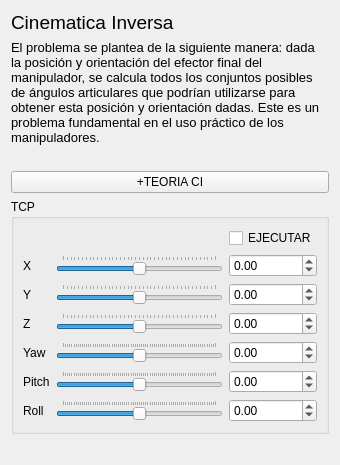
            <widget class="QWidget" name="tab_3">
             <attribute name="title">
              <string>CINEMATICA INVERSA</string>
             </attribute>
             <layout class="QGridLayout" name="gridLayout_16">
              <item row="2" column="0">
               <spacer name="horizontalSpacer_4">
                <property name="orientation">
                 <enum>Qt::Horizontal</enum>
                </property>
                <property name="sizeHint" stdset="0">
                 <size>
                  <width>40</width>
                  <height>20</height>
                 </size>
                </property>
               </spacer>
              </item>
              <item row="0" column="0">
               <layout class="QGridLayout" name="gridLayout">
                <item row="0" column="0">
                 <widget class="QLabel" name="label_8">
                  <property name="font">
                   <font>
                    <pointsize>14</pointsize>
                    <weight>50</weight>
                    <bold>false</bold>
                   </font>
                  </property>
                  <property name="text">
                   <string>Cinematica Inversa</string>
                  </property>
                 </widget>
                </item>
                <item row="1" column="0">
                 <widget class="QLabel" name="label_9">
                  <property name="font">
                   <font>
                    <pointsize>10</pointsize>
                    <weight>50</weight>
                    <bold>false</bold>
                   </font>
                  </property>
                  <property name="text">
                   <string>El problema se plantea de la siguiente manera: dada la posición y orientación del efector final del manipulador, se calcula todos los conjuntos posibles de ángulos articulares que podrían utilizarse para obtener esta posición y orientación dadas. Este es un problema fundamental en el uso práctico de los manipuladores. </string>
                  </property>
                  <property name="wordWrap">
                   <bool>true</bool>
                  </property>
                 </widget>
                </item>
                <item row="3" column="0">
                 <widget class="QPushButton" name="pushButton_2">
                  <property name="text">
                   <string>+TEORIA CI</string>
                  </property>
                 </widget>
                </item>
                <item row="2" column="0">
                 <spacer name="horizontalSpacer_3">
                  <property name="orientation">
                   <enum>Qt::Horizontal</enum>
                  </property>
                  <property name="sizeHint" stdset="0">
                   <size>
                    <width>40</width>
                    <height>20</height>
                   </size>
                  </property>
                 </spacer>
                </item>
               </layout>
              </item>
              <item row="1" column="0">
               <layout class="QGridLayout" name="gridLayout_15">
                <item row="0" column="0">
                 <widget class="QGroupBox" name="groupBox">
                  <property name="title">
                   <string>TCP</string>
                  </property>
                  <layout class="QGridLayout" name="gridLayout_14">
                   <item row="0" column="2">
                    <widget class="QCheckBox" name="checkBox">
                     <property name="text">
                      <string>EJECUTAR</string>
                     </property>
                    </widget>
                   </item>
                   <item row="1" column="0">
                    <widget class="QLabel" name="label_2">
                     <property name="text">
                      <string>X</string>
                     </property>
                    </widget>
                   </item>
                   <item row="1" column="1">
                    <widget class="QSlider" name="xSlider">
                     <property name="minimum">
                      <number>-100</number>
                     </property>
                     <property name="maximum">
                      <number>100</number>
                     </property>
                     <property name="singleStep">
                      <number>10</number>
                     </property>
                     <property name="orientation">
                      <enum>Qt::Horizontal</enum>
                     </property>
                     <property name="tickPosition">
                      <enum>QSlider::TicksAbove</enum>
                     </property>
                     <property name="tickInterval">
                      <number>5</number>
                     </property>
                    </widget>
                   </item>
                   <item row="1" column="2">
                    <widget class="QDoubleSpinBox" name="xBox">
                     <property name="minimumSize">
                      <size>
                       <width>80</width>
                       <height>0</height>
                      </size>
                     </property>
                     <property name="decimals">
                      <number>2</number>
                     </property>
                     <property name="minimum">
                      <double>-100.000000000000000</double>
                     </property>
                     <property name="maximum">
                      <double>100.000000000000000</double>
                     </property>
                     <property name="singleStep">
                      <double>1.000000000000000</double>
                     </property>
                    </widget>
                   </item>
                   <item row="2" column="0">
                    <widget class="QLabel" name="label_4">
                     <property name="text">
                      <string>Y</string>
                     </property>
                    </widget>
                   </item>
                   <item row="2" column="1">
                    <widget class="QSlider" name="ySlider">
                     <property name="minimum">
                      <number>-100</number>
                     </property>
                     <property name="maximum">
                      <number>100</number>
                     </property>
                     <property name="singleStep">
                      <number>10</number>
                     </property>
                     <property name="orientation">
                      <enum>Qt::Horizontal</enum>
                     </property>
                     <property name="tickPosition">
                      <enum>QSlider::TicksAbove</enum>
                     </property>
                     <property name="tickInterval">
                      <number>5</number>
                     </property>
                    </widget>
                   </item>
                   <item row="2" column="2">
                    <widget class="QDoubleSpinBox" name="yBox">
                     <property name="minimumSize">
                      <size>
                       <width>80</width>
                       <height>0</height>
                      </size>
                     </property>
                     <property name="decimals">
                      <number>2</number>
                     </property>
                     <property name="minimum">
                      <double>-100.000000000000000</double>
                     </property>
                     <property name="maximum">
                      <double>100.000000000000000</double>
                     </property>
                     <property name="singleStep">
                      <double>1.000000000000000</double>
                     </property>
                    </widget>
                   </item>
                   <item row="3" column="0">
                    <widget class="QLabel" name="label_19">
                     <property name="text">
                      <string>Z</string>
                     </property>
                    </widget>
                   </item>
                   <item row="3" column="1">
                    <widget class="QSlider" name="zSlider">
                     <property name="minimum">
                      <number>-100</number>
                     </property>
                     <property name="maximum">
                      <number>100</number>
                     </property>
                     <property name="singleStep">
                      <number>10</number>
                     </property>
                     <property name="orientation">
                      <enum>Qt::Horizontal</enum>
                     </property>
                     <property name="invertedAppearance">
                      <bool>false</bool>
                     </property>
                     <property name="tickPosition">
                      <enum>QSlider::TicksAbove</enum>
                     </property>
                     <property name="tickInterval">
                      <number>5</number>
                     </property>
                    </widget>
                   </item>
                   <item row="3" column="2">
                    <widget class="QDoubleSpinBox" name="zBox">
                     <property name="minimumSize">
                      <size>
                       <width>80</width>
                       <height>0</height>
                      </size>
                     </property>
                     <property name="decimals">
                      <number>2</number>
                     </property>
                     <property name="minimum">
                      <double>-100.000000000000000</double>
                     </property>
                     <property name="maximum">
                      <double>100.000000000000000</double>
                     </property>
                     <property name="singleStep">
                      <double>1.000000000000000</double>
                     </property>
                    </widget>
                   </item>
                   <item row="4" column="0">
                    <widget class="QLabel" name="label_16">
                     <property name="text">
                      <string>Yaw</string>
                     </property>
                    </widget>
                   </item>
                   <item row="4" column="1">
                    <widget class="QSlider" name="yawSlider">
                     <property name="minimum">
                      <number>-180</number>
                     </property>
                     <property name="maximum">
                      <number>180</number>
                     </property>
                     <property name="singleStep">
                      <number>5</number>
                     </property>
                     <property name="pageStep">
                      <number>5</number>
                     </property>
                     <property name="orientation">
                      <enum>Qt::Horizontal</enum>
                     </property>
                     <property name="tickPosition">
                      <enum>QSlider::TicksAbove</enum>
                     </property>
                     <property name="tickInterval">
                      <number>5</number>
                     </property>
                    </widget>
                   </item>
                   <item row="4" column="2">
                    <widget class="QDoubleSpinBox" name="yawBox">
                     <property name="minimumSize">
                      <size>
                       <width>80</width>
                       <height>0</height>
                      </size>
                     </property>
                     <property name="decimals">
                      <number>2</number>
                     </property>
                     <property name="minimum">
                      <double>-180000000.000000000000000</double>
                     </property>
                     <property name="maximum">
                      <double>180.000000000000000</double>
                     </property>
                     <property name="singleStep">
                      <double>1.000000000000000</double>
                     </property>
                    </widget>
                   </item>
                   <item row="5" column="0">
                    <widget class="QLabel" name="label_17">
                     <property name="text">
                      <string>Pitch</string>
                     </property>
                    </widget>
                   </item>
                   <item row="5" column="1">
                    <widget class="QSlider" name="pitchSlider">
                     <property name="minimum">
                      <number>-180</number>
                     </property>
                     <property name="maximum">
                      <number>180</number>
                     </property>
                     <property name="singleStep">
                      <number>5</number>
                     </property>
                     <property name="pageStep">
                      <number>5</number>
                     </property>
                     <property name="orientation">
                      <enum>Qt::Horizontal</enum>
                     </property>
                     <property name="tickPosition">
                      <enum>QSlider::TicksAbove</enum>
                     </property>
                     <property name="tickInterval">
                      <number>5</number>
                     </property>
                    </widget>
                   </item>
                   <item row="5" column="2">
                    <widget class="QDoubleSpinBox" name="pitchBox">
                     <property name="minimumSize">
                      <size>
                       <width>80</width>
                       <height>0</height>
                      </size>
                     </property>
                     <property name="decimals">
                      <number>2</number>
                     </property>
                     <property name="minimum">
                      <double>-180.000000000000000</double>
                     </property>
                     <property name="maximum">
                      <double>180.000000000000000</double>
                     </property>
                     <property name="singleStep">
                      <double>1.000000000000000</double>
                     </property>
                    </widget>
                   </item>
                   <item row="6" column="0">
                    <widget class="QLabel" name="label_18">
                     <property name="text">
                      <string>Roll</string>
                     </property>
                    </widget>
                   </item>
                   <item row="6" column="1">
                    <widget class="QSlider" name="rollSlider">
                     <property name="minimum">
                      <number>-180</number>
                     </property>
                     <property name="maximum">
                      <number>180</number>
                     </property>
                     <property name="singleStep">
                      <number>5</number>
                     </property>
                     <property name="pageStep">
                      <number>5</number>
                     </property>
                     <property name="orientation">
                      <enum>Qt::Horizontal</enum>
                     </property>
                     <property name="tickPosition">
                      <enum>QSlider::TicksAbove</enum>
                     </property>
                     <property name="tickInterval">
                      <number>5</number>
                     </property>
                    </widget>
                   </item>
                   <item row="6" column="2">
                    <widget class="QDoubleSpinBox" name="rollBox">
                     <property name="minimumSize">
                      <size>
                       <width>80</width>
                       <height>0</height>
                      </size>
                     </property>
                     <property name="decimals">
                      <number>2</number>
                     </property>
                     <property name="minimum">
                      <double>-180.000000000000000</double>
                     </property>
                     <property name="maximum">
                      <double>180.000000000000000</double>
                     </property>
                     <property name="singleStep">
                      <double>1.000000000000000</double>
                     </property>
                    </widget>
                   </item>
                  </layout>
                 </widget>
                </item>
               </layout>
              </item>
             </layout>
            </widget>
